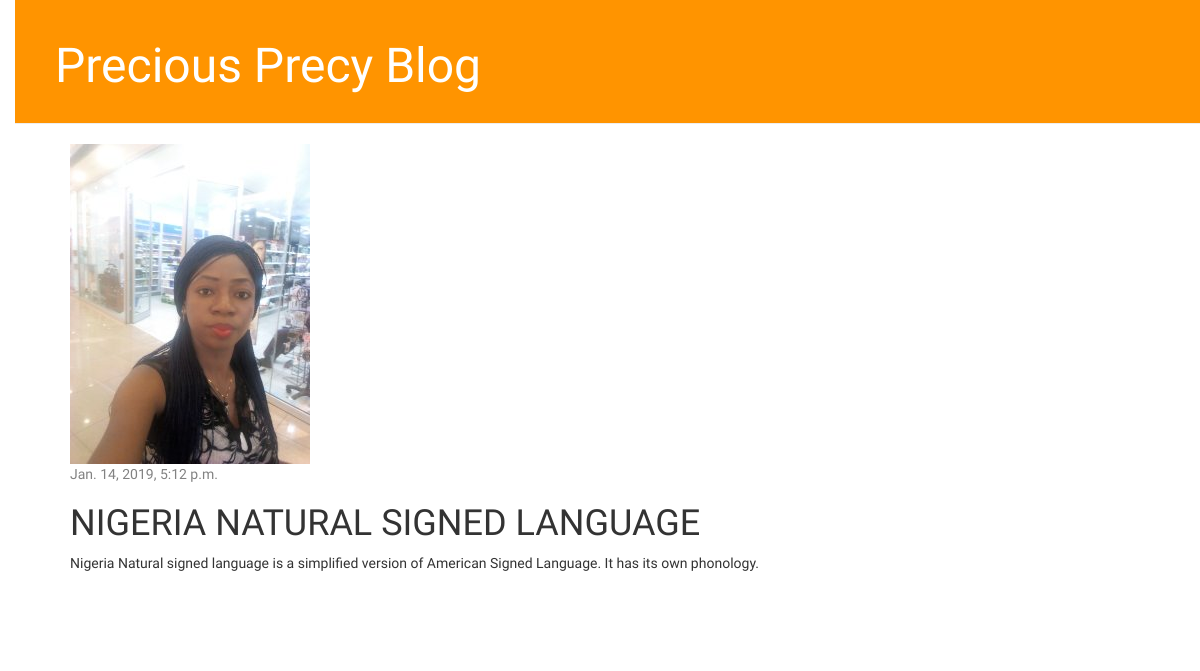
Before: /post/1/ with the older database file.
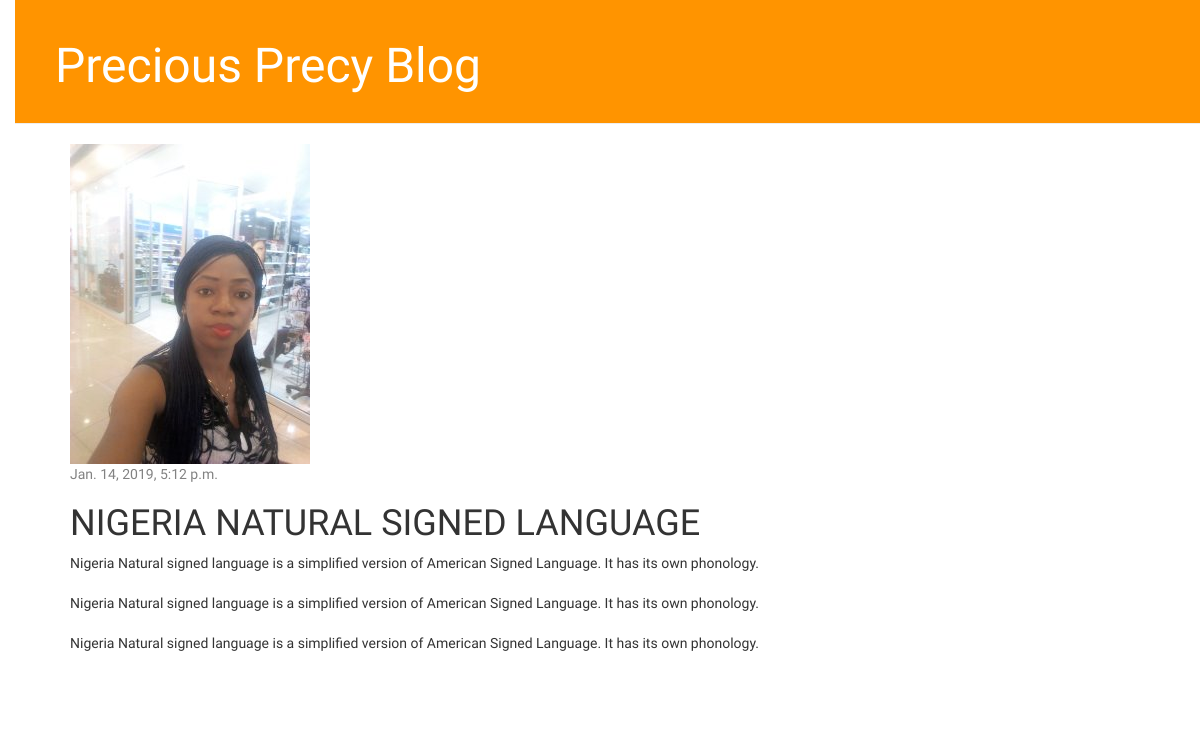
After: the same page with the newer database file.
### blog/models.py (models this page shows, shortened)
class Post(models.Model):
    author = models.ForeignKey('auth.User', on_delete=models.CASCADE)
    title = models.CharField(max_length=200)
    text = models.TextField()
    created_date = models.DateTimeField(
            default=timezone.now)
    published_date = models.DateTimeField(
            blank=True, null=True)

### blog/views.py (the view)
# urls.py: path('post/<int:pk>/', views.post_detail, name='post_detail'),
def post_detail(request, pk):
    post = get_object_or_404(Post, pk=pk)
    return render(request, 'blog/post_detail.html', {'post': post})

### blog/templates/blog/post_detail.html
{% extends 'blog/base.html' %}
{% block content %}
<div class="post">
    {% if post.published_date %}
    <div class="date">
        {{ post.published_date }}
    </div>
    {% endif %}
    <h1>{{ post.title }}</h1>
    <p>{{ post.text|linebreaksbr }}</p>
</div>
{% endblock %}

Changed rows visible on the page:
changed Post "NIGERIA NATURAL SIGNED LANGUAGE": text "Nigeria Natural signed language is a simplified version of American Signed Language. It has its own phonology." → "…has its own phonology. Nigeria Natural signed language is a simplified version of American Signed Language. It has its own phonology. Nigeria Natural signed language is a simplified version of American Signed Language. It has its own phonology."
